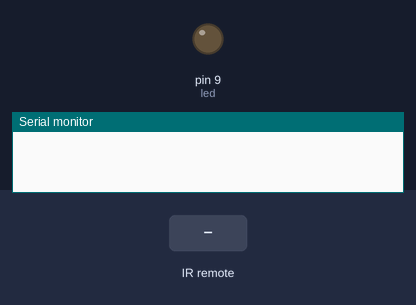
The sketch below on a simulated Arduino Uno, built with avr-gcc and run on an emulated ATmega328P. Parts: output pins drawn as LEDs (lit = HIGH), the last lines printed to the serial monitor. The inputs (shaded band) are chosen by the test bench.

Above: at 1.2 s.
1.3 s: infrared code 0x39C600FF received
At 2.1 s:
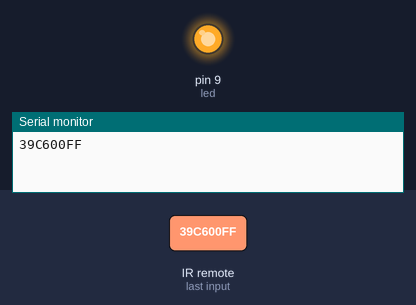
2.8 s: infrared code 0x39C6807F received
At 3.2 s:
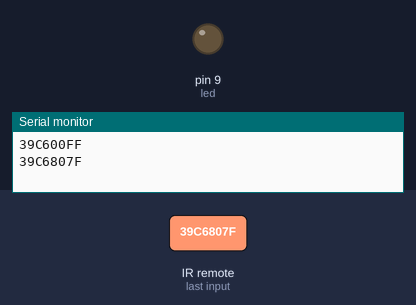
Timing chart, 0 to 5.8 s (numbered marks = the images above; inputs shaded):
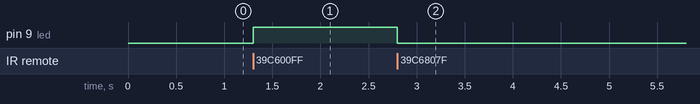

Measured:
- after the input at 1.3 s, pin 9 (led): LOW → HIGH at once
- after the input at 2.8 s, pin 9 (led): HIGH → LOW at once

The sketch:

ir.ino
```cpp
#include <IRremote.h>

const int led = 9;
const int IRleitor = 8;
IRrecv leitor(IRleitor);
decode_results valor;

void setup() {
  Serial.begin(9600);
  leitor.enableIRIn();
  pinMode(led, OUTPUT);
}

void loop() {
  if (leitor.decode(&valor)) {
    Serial.println(valor.value, HEX);
    if (valor.value == 0x39C600FF){
      digitalWrite(led, HIGH);
    }
    if (valor.value == 0x39C6807F){
      digitalWrite(led, LOW);
    }
    leitor.resume();}
}
```
